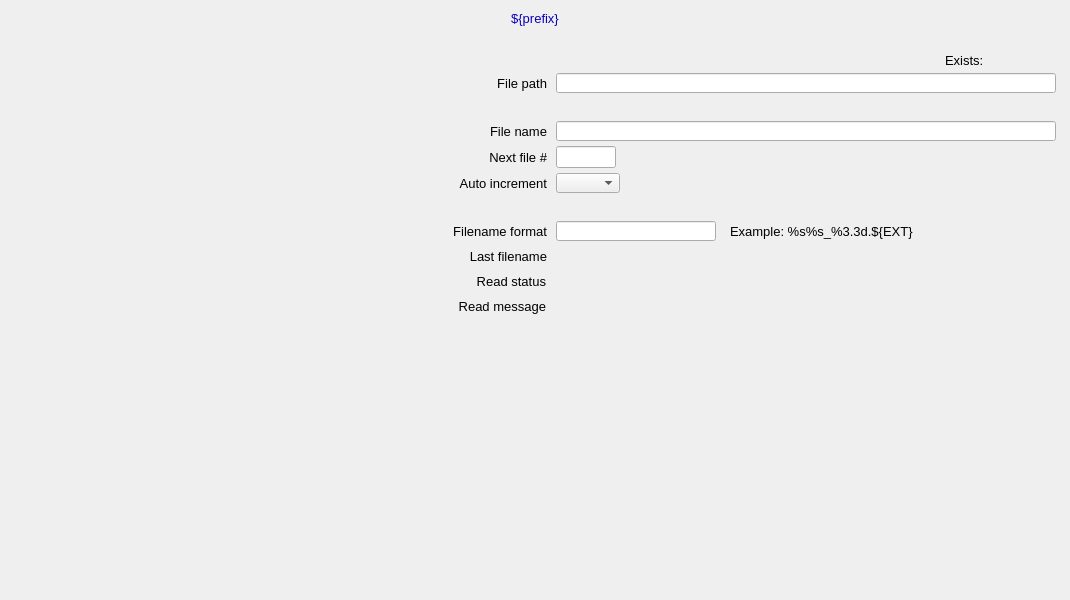
<?xml version="1.0" ?>
<ui version="4.0">
  <class>Dialog</class>
  <widget class="QWidget" name="screen">
    <property name="geometry">
      <rect>
        <x>360</x>
        <y>159</y>
        <width>1070</width>
        <height>600</height>
      </rect>
    </property>
    <property name="styleSheet">
      <string notr="true">QWidget#screen {
  color: rgb(0, 0, 0);
  background-color: rgb(187, 187, 187);
  }</string>
    </property>
    <property name="windowTitle">
      <string>NDProcessTIFF</string>
    </property>
    <widget class="PyDMDrawingRectangle" name="rectangle">
      <property name="geometry">
        <rect>
          <x>0</x>
          <y>5</y>
          <width>1070</width>
          <height>26</height>
        </rect>
      </property>
      <property name="brush" stdset="0">
        <brush brushstyle="SolidPattern">
          <color alpha="255">
            <red>218</red>
            <green>218</green>
            <blue>218</blue>
          </color>
        </brush>
      </property>
      <property name="penStyle" stdset="0">
        <enum>Qt::SolidLine</enum>
      </property>
      <property name="penColor" stdset="0">
        <color>
          <red>218</red>
          <green>218</green>
          <blue>218</blue>
        </color>
      </property>
      <property name="penWidth" stdset="0">
        <double>0</double>
      </property>
      <property name="penCapStyle" stdset="0">
        <enum>Qt::FlatCap</enum>
      </property>
      <property name="toolTip">
        <string>rectangle</string>
      </property>
    </widget>
    <widget class="QLabel" name="text">
      <property name="geometry">
        <rect>
          <x>0</x>
          <y>6</y>
          <width>1070</width>
          <height>25</height>
        </rect>
      </property>
      <property name="text">
        <string>${prefix}</string>
      </property>
      <property name="font" stdset="0">
        <font>
          <pointsize>10</pointsize>
        </font>
      </property>
      <property name="brush" stdset="0">
        <brush brushstyle="SolidPattern">
          <color alpha="255">
            <red>10</red>
            <green>0</green>
            <blue>184</blue>
          </color>
        </brush>
      </property>
      <property name="toolTip">
        <string>text</string>
      </property>
      <property name="alignment">
        <set>Qt::AlignCenter</set>
      </property>
      <property name="styleSheet">
        <string notr="true">QLabel#text {
  color: rgb(10, 0, 184);
  }</string>
      </property>
    </widget>
    <widget class="PyDMEmbeddedDisplay" name="composite">
      <property name="geometry">
        <rect>
          <x>5</x>
          <y>40</y>
          <width>380</width>
          <height>555</height>
        </rect>
      </property>
      <property name="toolTip">
        <string>composite</string>
      </property>
      <property name="filename" stdset="0">
        <string>PluginBase_V35.ui</string>
      </property>
    </widget>
    <widget class="PyDMDrawingRectangle" name="rectangle_1">
      <property name="geometry">
        <rect>
          <x>390</x>
          <y>40</y>
          <width>675</width>
          <height>280</height>
        </rect>
      </property>
      <property name="brush" stdset="0">
        <brush brushstyle="NoBrush">
          <color alpha="255">
            <red>0</red>
            <green>0</green>
            <blue>0</blue>
          </color>
        </brush>
      </property>
      <property name="penStyle" stdset="0">
        <enum>Qt::SolidLine</enum>
      </property>
      <property name="penColor" stdset="0">
        <color>
          <red>0</red>
          <green>0</green>
          <blue>0</blue>
        </color>
      </property>
      <property name="penWidth" stdset="0">
        <double>1</double>
      </property>
      <property name="penCapStyle" stdset="0">
        <enum>Qt::FlatCap</enum>
      </property>
      <property name="toolTip">
        <string>rectangle_1</string>
      </property>
    </widget>
    <widget class="QLabel" name="text_1">
      <property name="geometry">
        <rect>
          <x>417</x>
          <y>246</y>
          <width>130</width>
          <height>20</height>
        </rect>
      </property>
      <property name="text">
        <string>Last filename</string>
      </property>
      <property name="font" stdset="0">
        <font>
          <pointsize>10</pointsize>
        </font>
      </property>
      <property name="brush" stdset="0">
        <brush brushstyle="SolidPattern">
          <color alpha="255">
            <red>0</red>
            <green>0</green>
            <blue>0</blue>
          </color>
        </brush>
      </property>
      <property name="toolTip">
        <string>text_1</string>
      </property>
      <property name="alignment">
        <set>Qt::AlignRight|Qt::AlignTrailing|Qt::AlignVCenter</set>
      </property>
      <property name="styleSheet">
        <string notr="true">QLabel#text_1 {
  color: rgb(0, 0, 0);
  }</string>
      </property>
    </widget>
    <widget class="PyDMLabel" name="text_update">
      <property name="geometry">
        <rect>
          <x>556</x>
          <y>247</y>
          <width>500</width>
          <height>18</height>
        </rect>
      </property>
      <property name="toolTip">
        <string>PV: ${prefix}FullFileName_RBV</string>
      </property>
      <property name="channel" stdset="0">
        <string>ca://${prefix}FullFileName_RBV</string>
      </property>
      <property name="displayFormat" stdset="0">
        <enum>PyDMLabel::String</enum>
      </property>
      <property name="font" stdset="0">
        <font>
          <pointsize>10</pointsize>
        </font>
      </property>
      <property name="alignment">
        <set>Qt::AlignLeading|Qt::AlignLeft|Qt::AlignVCenter</set>
      </property>
      <property name="textInteractionFlags">
        <set>Qt::TextSelectableByKeyboard|Qt::TextSelectableByMouse</set>
      </property>
      <property name="styleSheet">
        <string notr="true">PyDMLabel#text_update {
  color: rgb(10, 0, 184);
  background-color: rgb(187, 187, 187);
  }</string>
      </property>
    </widget>
    <widget class="QLabel" name="text_2">
      <property name="geometry">
        <rect>
          <x>397</x>
          <y>221</y>
          <width>150</width>
          <height>20</height>
        </rect>
      </property>
      <property name="text">
        <string>Filename format</string>
      </property>
      <property name="font" stdset="0">
        <font>
          <pointsize>10</pointsize>
        </font>
      </property>
      <property name="brush" stdset="0">
        <brush brushstyle="SolidPattern">
          <color alpha="255">
            <red>0</red>
            <green>0</green>
            <blue>0</blue>
          </color>
        </brush>
      </property>
      <property name="toolTip">
        <string>text_2</string>
      </property>
      <property name="alignment">
        <set>Qt::AlignRight|Qt::AlignTrailing|Qt::AlignVCenter</set>
      </property>
      <property name="styleSheet">
        <string notr="true">QLabel#text_2 {
  color: rgb(0, 0, 0);
  }</string>
      </property>
    </widget>
    <widget class="PyDMLabel" name="text_update_1">
      <property name="geometry">
        <rect>
          <x>556</x>
          <y>198</y>
          <width>160</width>
          <height>18</height>
        </rect>
      </property>
      <property name="toolTip">
        <string>PV: ${prefix}FileTemplate_RBV</string>
      </property>
      <property name="channel" stdset="0">
        <string>ca://${prefix}FileTemplate_RBV</string>
      </property>
      <property name="displayFormat" stdset="0">
        <enum>PyDMLabel::String</enum>
      </property>
      <property name="font" stdset="0">
        <font>
          <pointsize>10</pointsize>
        </font>
      </property>
      <property name="alignment">
        <set>Qt::AlignLeading|Qt::AlignLeft|Qt::AlignVCenter</set>
      </property>
      <property name="textInteractionFlags">
        <set>Qt::TextSelectableByKeyboard|Qt::TextSelectableByMouse</set>
      </property>
      <property name="styleSheet">
        <string notr="true">PyDMLabel#text_update_1 {
  color: rgb(10, 0, 184);
  background-color: rgb(187, 187, 187);
  }</string>
      </property>
    </widget>
    <widget class="PyDMLineEdit" name="text_entry">
      <property name="geometry">
        <rect>
          <x>556</x>
          <y>221</y>
          <width>160</width>
          <height>20</height>
        </rect>
      </property>
      <property name="channel" stdset="0">
        <string>ca://${prefix}FileTemplate</string>
      </property>
      <property name="toolTip">
        <string>${prefix}FileTemplate</string>
      </property>
      <property name="displayFormat" stdset="0">
        <enum>PyDMLineEdit::String</enum>
      </property>
      <property name="font" stdset="0">
        <font>
          <pointsize>10</pointsize>
        </font>
      </property>
      <property name="styleSheet">
        <string notr="true">PyDMLineEdit#text_entry {
  color: rgb(0, 0, 0);
  background-color: rgb(115, 223, 255);
  border: 1px solid black;
  margin: 0px;
  padding: 0px;
  spacing: 0px;
  }</string>
      </property>
    </widget>
    <widget class="QLabel" name="text_3">
      <property name="geometry">
        <rect>
          <x>407</x>
          <y>173</y>
          <width>140</width>
          <height>20</height>
        </rect>
      </property>
      <property name="text">
        <string>Auto increment</string>
      </property>
      <property name="font" stdset="0">
        <font>
          <pointsize>10</pointsize>
        </font>
      </property>
      <property name="brush" stdset="0">
        <brush brushstyle="SolidPattern">
          <color alpha="255">
            <red>0</red>
            <green>0</green>
            <blue>0</blue>
          </color>
        </brush>
      </property>
      <property name="toolTip">
        <string>text_3</string>
      </property>
      <property name="alignment">
        <set>Qt::AlignRight|Qt::AlignTrailing|Qt::AlignVCenter</set>
      </property>
      <property name="styleSheet">
        <string notr="true">QLabel#text_3 {
  color: rgb(0, 0, 0);
  }</string>
      </property>
    </widget>
    <widget class="PyDMEnumComboBox" name="menu">
      <property name="geometry">
        <rect>
          <x>556</x>
          <y>173</y>
          <width>64</width>
          <height>20</height>
        </rect>
      </property>
      <property name="toolTip">
        <string>${prefix}AutoIncrement</string>
      </property>
      <property name="channel" stdset="0">
        <string>ca://${prefix}AutoIncrement</string>
      </property>
      <property name="font" stdset="0">
        <font>
          <pointsize>10</pointsize>
        </font>
      </property>
      <property name="styleSheet">
        <string notr="true">PyDMEnumComboBox#menu {
  color: rgb(0, 0, 0);
  background-color: rgb(115, 223, 255);
  }</string>
      </property>
    </widget>
    <widget class="PyDMLabel" name="text_update_2">
      <property name="geometry">
        <rect>
          <x>625</x>
          <y>174</y>
          <width>80</width>
          <height>18</height>
        </rect>
      </property>
      <property name="toolTip">
        <string>PV: ${prefix}AutoIncrement_RBV</string>
      </property>
      <property name="channel" stdset="0">
        <string>ca://${prefix}AutoIncrement_RBV</string>
      </property>
      <property name="displayFormat" stdset="0">
        <enum>PyDMLabel::String</enum>
      </property>
      <property name="font" stdset="0">
        <font>
          <pointsize>10</pointsize>
        </font>
      </property>
      <property name="alignment">
        <set>Qt::AlignLeading|Qt::AlignLeft|Qt::AlignVCenter</set>
      </property>
      <property name="textInteractionFlags">
        <set>Qt::TextSelectableByKeyboard|Qt::TextSelectableByMouse</set>
      </property>
      <property name="styleSheet">
        <string notr="true">PyDMLabel#text_update_2 {
  color: rgb(10, 0, 184);
  background-color: rgb(187, 187, 187);
  }</string>
      </property>
    </widget>
    <widget class="QLabel" name="text_4">
      <property name="geometry">
        <rect>
          <x>437</x>
          <y>147</y>
          <width>110</width>
          <height>20</height>
        </rect>
      </property>
      <property name="text">
        <string>Next file #</string>
      </property>
      <property name="font" stdset="0">
        <font>
          <pointsize>10</pointsize>
        </font>
      </property>
      <property name="brush" stdset="0">
        <brush brushstyle="SolidPattern">
          <color alpha="255">
            <red>0</red>
            <green>0</green>
            <blue>0</blue>
          </color>
        </brush>
      </property>
      <property name="toolTip">
        <string>text_4</string>
      </property>
      <property name="alignment">
        <set>Qt::AlignRight|Qt::AlignTrailing|Qt::AlignVCenter</set>
      </property>
      <property name="styleSheet">
        <string notr="true">QLabel#text_4 {
  color: rgb(0, 0, 0);
  }</string>
      </property>
    </widget>
    <widget class="PyDMLineEdit" name="text_entry_1">
      <property name="geometry">
        <rect>
          <x>556</x>
          <y>146</y>
          <width>60</width>
          <height>22</height>
        </rect>
      </property>
      <property name="channel" stdset="0">
        <string>ca://${prefix}FileNumber</string>
      </property>
      <property name="toolTip">
        <string>${prefix}FileNumber</string>
      </property>
      <property name="font" stdset="0">
        <font>
          <pointsize>10</pointsize>
        </font>
      </property>
      <property name="styleSheet">
        <string notr="true">PyDMLineEdit#text_entry_1 {
  color: rgb(0, 0, 0);
  background-color: rgb(115, 223, 255);
  border: 1px solid black;
  margin: 0px;
  padding: 0px;
  spacing: 0px;
  }</string>
      </property>
    </widget>
    <widget class="PyDMLabel" name="text_update_3">
      <property name="geometry">
        <rect>
          <x>621</x>
          <y>148</y>
          <width>80</width>
          <height>18</height>
        </rect>
      </property>
      <property name="toolTip">
        <string>PV: ${prefix}FileNumber_RBV</string>
      </property>
      <property name="channel" stdset="0">
        <string>ca://${prefix}FileNumber_RBV</string>
      </property>
      <property name="font" stdset="0">
        <font>
          <pointsize>10</pointsize>
        </font>
      </property>
      <property name="alignment">
        <set>Qt::AlignLeading|Qt::AlignLeft|Qt::AlignVCenter</set>
      </property>
      <property name="textInteractionFlags">
        <set>Qt::TextSelectableByKeyboard|Qt::TextSelectableByMouse</set>
      </property>
      <property name="styleSheet">
        <string notr="true">PyDMLabel#text_update_3 {
  color: rgb(10, 0, 184);
  background-color: rgb(187, 187, 187);
  }</string>
      </property>
    </widget>
    <widget class="QLabel" name="text_5">
      <property name="geometry">
        <rect>
          <x>457</x>
          <y>121</y>
          <width>90</width>
          <height>20</height>
        </rect>
      </property>
      <property name="text">
        <string>File name</string>
      </property>
      <property name="font" stdset="0">
        <font>
          <pointsize>10</pointsize>
        </font>
      </property>
      <property name="brush" stdset="0">
        <brush brushstyle="SolidPattern">
          <color alpha="255">
            <red>0</red>
            <green>0</green>
            <blue>0</blue>
          </color>
        </brush>
      </property>
      <property name="toolTip">
        <string>text_5</string>
      </property>
      <property name="alignment">
        <set>Qt::AlignRight|Qt::AlignTrailing|Qt::AlignVCenter</set>
      </property>
      <property name="styleSheet">
        <string notr="true">QLabel#text_5 {
  color: rgb(0, 0, 0);
  }</string>
      </property>
    </widget>
    <widget class="PyDMLineEdit" name="text_entry_2">
      <property name="geometry">
        <rect>
          <x>556</x>
          <y>121</y>
          <width>500</width>
          <height>20</height>
        </rect>
      </property>
      <property name="channel" stdset="0">
        <string>ca://${prefix}FileName</string>
      </property>
      <property name="toolTip">
        <string>${prefix}FileName</string>
      </property>
      <property name="displayFormat" stdset="0">
        <enum>PyDMLineEdit::String</enum>
      </property>
      <property name="font" stdset="0">
        <font>
          <pointsize>10</pointsize>
        </font>
      </property>
      <property name="styleSheet">
        <string notr="true">PyDMLineEdit#text_entry_2 {
  color: rgb(0, 0, 0);
  background-color: rgb(115, 223, 255);
  border: 1px solid black;
  margin: 0px;
  padding: 0px;
  spacing: 0px;
  }</string>
      </property>
    </widget>
    <widget class="PyDMLabel" name="text_update_4">
      <property name="geometry">
        <rect>
          <x>556</x>
          <y>98</y>
          <width>175</width>
          <height>18</height>
        </rect>
      </property>
      <property name="toolTip">
        <string>PV: ${prefix}FileName_RBV</string>
      </property>
      <property name="channel" stdset="0">
        <string>ca://${prefix}FileName_RBV</string>
      </property>
      <property name="displayFormat" stdset="0">
        <enum>PyDMLabel::String</enum>
      </property>
      <property name="font" stdset="0">
        <font>
          <pointsize>10</pointsize>
        </font>
      </property>
      <property name="alignment">
        <set>Qt::AlignLeading|Qt::AlignLeft|Qt::AlignVCenter</set>
      </property>
      <property name="textInteractionFlags">
        <set>Qt::TextSelectableByKeyboard|Qt::TextSelectableByMouse</set>
      </property>
      <property name="styleSheet">
        <string notr="true">PyDMLabel#text_update_4 {
  color: rgb(10, 0, 184);
  background-color: rgb(187, 187, 187);
  }</string>
      </property>
    </widget>
    <widget class="PyDMLabel" name="text_update_5">
      <property name="geometry">
        <rect>
          <x>556</x>
          <y>50</y>
          <width>385</width>
          <height>18</height>
        </rect>
      </property>
      <property name="toolTip">
        <string>PV: ${prefix}FilePath_RBV</string>
      </property>
      <property name="channel" stdset="0">
        <string>ca://${prefix}FilePath_RBV</string>
      </property>
      <property name="displayFormat" stdset="0">
        <enum>PyDMLabel::String</enum>
      </property>
      <property name="font" stdset="0">
        <font>
          <pointsize>10</pointsize>
        </font>
      </property>
      <property name="alignment">
        <set>Qt::AlignLeading|Qt::AlignLeft|Qt::AlignVCenter</set>
      </property>
      <property name="textInteractionFlags">
        <set>Qt::TextSelectableByKeyboard|Qt::TextSelectableByMouse</set>
      </property>
      <property name="styleSheet">
        <string notr="true">PyDMLabel#text_update_5 {
  color: rgb(10, 0, 184);
  background-color: rgb(187, 187, 187);
  }</string>
      </property>
    </widget>
    <widget class="QLabel" name="text_6">
      <property name="geometry">
        <rect>
          <x>457</x>
          <y>73</y>
          <width>90</width>
          <height>20</height>
        </rect>
      </property>
      <property name="text">
        <string>File path</string>
      </property>
      <property name="font" stdset="0">
        <font>
          <pointsize>10</pointsize>
        </font>
      </property>
      <property name="brush" stdset="0">
        <brush brushstyle="SolidPattern">
          <color alpha="255">
            <red>0</red>
            <green>0</green>
            <blue>0</blue>
          </color>
        </brush>
      </property>
      <property name="toolTip">
        <string>text_6</string>
      </property>
      <property name="alignment">
        <set>Qt::AlignRight|Qt::AlignTrailing|Qt::AlignVCenter</set>
      </property>
      <property name="styleSheet">
        <string notr="true">QLabel#text_6 {
  color: rgb(0, 0, 0);
  }</string>
      </property>
    </widget>
    <widget class="PyDMLineEdit" name="text_entry_3">
      <property name="geometry">
        <rect>
          <x>556</x>
          <y>73</y>
          <width>500</width>
          <height>20</height>
        </rect>
      </property>
      <property name="channel" stdset="0">
        <string>ca://${prefix}FilePath</string>
      </property>
      <property name="toolTip">
        <string>${prefix}FilePath</string>
      </property>
      <property name="displayFormat" stdset="0">
        <enum>PyDMLineEdit::String</enum>
      </property>
      <property name="font" stdset="0">
        <font>
          <pointsize>10</pointsize>
        </font>
      </property>
      <property name="styleSheet">
        <string notr="true">PyDMLineEdit#text_entry_3 {
  color: rgb(0, 0, 0);
  background-color: rgb(115, 223, 255);
  border: 1px solid black;
  margin: 0px;
  padding: 0px;
  spacing: 0px;
  }</string>
      </property>
    </widget>
    <widget class="QLabel" name="text_7">
      <property name="geometry">
        <rect>
          <x>945</x>
          <y>50</y>
          <width>70</width>
          <height>20</height>
        </rect>
      </property>
      <property name="text">
        <string>Exists:</string>
      </property>
      <property name="font" stdset="0">
        <font>
          <pointsize>10</pointsize>
        </font>
      </property>
      <property name="brush" stdset="0">
        <brush brushstyle="SolidPattern">
          <color alpha="255">
            <red>0</red>
            <green>0</green>
            <blue>0</blue>
          </color>
        </brush>
      </property>
      <property name="toolTip">
        <string>text_7</string>
      </property>
      <property name="alignment">
        <set>Qt::AlignLeading|Qt::AlignLeft|Qt::AlignVCenter</set>
      </property>
      <property name="styleSheet">
        <string notr="true">QLabel#text_7 {
  color: rgb(0, 0, 0);
  }</string>
      </property>
    </widget>
    <widget class="PyDMLabel" name="text_update_6">
      <property name="geometry">
        <rect>
          <x>1020</x>
          <y>50</y>
          <width>40</width>
          <height>20</height>
        </rect>
      </property>
      <property name="toolTip">
        <string>PV: ${prefix}FilePathExists_RBV</string>
      </property>
      <property name="channel" stdset="0">
        <string>ca://${prefix}FilePathExists_RBV</string>
      </property>
      <property name="displayFormat" stdset="0">
        <enum>PyDMLabel::String</enum>
      </property>
      <property name="font" stdset="0">
        <font>
          <pointsize>10</pointsize>
        </font>
      </property>
      <property name="alignment">
        <set>Qt::AlignLeading|Qt::AlignLeft|Qt::AlignVCenter</set>
      </property>
      <property name="textInteractionFlags">
        <set>Qt::TextSelectableByKeyboard|Qt::TextSelectableByMouse</set>
      </property>
      <property name="styleSheet">
        <string notr="true">PyDMLabel#text_update_6 {
  color: rgb(0, 0, 0);
  background-color: rgb(218, 218, 218);
  }</string>
      </property>
    </widget>
    <widget class="QLabel" name="text_8">
      <property name="geometry">
        <rect>
          <x>730</x>
          <y>221</y>
          <width>260</width>
          <height>20</height>
        </rect>
      </property>
      <property name="text">
        <string>Example: %s%s_%3.3d.${EXT}</string>
      </property>
      <property name="font" stdset="0">
        <font>
          <pointsize>10</pointsize>
        </font>
      </property>
      <property name="brush" stdset="0">
        <brush brushstyle="SolidPattern">
          <color alpha="255">
            <red>0</red>
            <green>0</green>
            <blue>0</blue>
          </color>
        </brush>
      </property>
      <property name="toolTip">
        <string>text_8</string>
      </property>
      <property name="alignment">
        <set>Qt::AlignLeading|Qt::AlignLeft|Qt::AlignVCenter</set>
      </property>
      <property name="styleSheet">
        <string notr="true">QLabel#text_8 {
  color: rgb(0, 0, 0);
  }</string>
      </property>
    </widget>
    <widget class="PyDMFrame" name="composite_1">
      <property name="geometry">
        <rect>
          <x>426</x>
          <y>271</y>
          <width>634</width>
          <height>45</height>
        </rect>
      </property>
      <widget class="QLabel" name="text_9">
        <property name="geometry">
          <rect>
            <x>10</x>
            <y>0</y>
            <width>110</width>
            <height>20</height>
          </rect>
        </property>
        <property name="text">
          <string>Read status</string>
        </property>
        <property name="font" stdset="0">
          <font>
            <pointsize>10</pointsize>
          </font>
        </property>
        <property name="brush" stdset="0">
          <brush brushstyle="SolidPattern">
            <color alpha="255">
              <red>0</red>
              <green>0</green>
              <blue>0</blue>
            </color>
          </brush>
        </property>
        <property name="toolTip">
          <string>text_9</string>
        </property>
        <property name="alignment">
          <set>Qt::AlignRight|Qt::AlignTrailing|Qt::AlignVCenter</set>
        </property>
        <property name="styleSheet">
          <string notr="true">QLabel#text_9 {
  color: rgb(0, 0, 0);
  }</string>
        </property>
      </widget>
      <widget class="PyDMLabel" name="text_update_7">
        <property name="geometry">
          <rect>
            <x>129</x>
            <y>0</y>
            <width>120</width>
            <height>20</height>
          </rect>
        </property>
        <property name="toolTip">
          <string>PV: ${prefix}WriteStatus</string>
        </property>
        <property name="channel" stdset="0">
          <string>ca://${prefix}WriteStatus</string>
        </property>
        <property name="displayFormat" stdset="0">
          <enum>PyDMLabel::String</enum>
        </property>
        <property name="font" stdset="0">
          <font>
            <pointsize>10</pointsize>
          </font>
        </property>
        <property name="alignment">
          <set>Qt::AlignLeading|Qt::AlignLeft|Qt::AlignVCenter</set>
        </property>
        <property name="textInteractionFlags">
          <set>Qt::TextSelectableByKeyboard|Qt::TextSelectableByMouse</set>
        </property>
        <property name="styleSheet">
          <string notr="true">PyDMLabel#text_update_7 {
  color: rgb(40, 147, 21);
  background-color: rgb(187, 187, 187);
  }</string>
        </property>
      </widget>
      <widget class="QLabel" name="text_10">
        <property name="geometry">
          <rect>
            <x>0</x>
            <y>25</y>
            <width>120</width>
            <height>20</height>
          </rect>
        </property>
        <property name="text">
          <string>Read message</string>
        </property>
        <property name="font" stdset="0">
          <font>
            <pointsize>10</pointsize>
          </font>
        </property>
        <property name="brush" stdset="0">
          <brush brushstyle="SolidPattern">
            <color alpha="255">
              <red>0</red>
              <green>0</green>
              <blue>0</blue>
            </color>
          </brush>
        </property>
        <property name="toolTip">
          <string>text_10</string>
        </property>
        <property name="alignment">
          <set>Qt::AlignRight|Qt::AlignTrailing|Qt::AlignVCenter</set>
        </property>
        <property name="styleSheet">
          <string notr="true">QLabel#text_10 {
  color: rgb(0, 0, 0);
  }</string>
        </property>
      </widget>
      <widget class="PyDMLabel" name="text_update_8">
        <property name="geometry">
          <rect>
            <x>129</x>
            <y>28</y>
            <width>505</width>
            <height>14</height>
          </rect>
        </property>
        <property name="toolTip">
          <string>PV: ${prefix}WriteMessage</string>
        </property>
        <property name="channel" stdset="0">
          <string>ca://${prefix}WriteMessage</string>
        </property>
        <property name="displayFormat" stdset="0">
          <enum>PyDMLabel::String</enum>
        </property>
        <property name="font" stdset="0">
          <font>
            <pointsize>8</pointsize>
          </font>
        </property>
        <property name="alignment">
          <set>Qt::AlignLeading|Qt::AlignLeft|Qt::AlignVCenter</set>
        </property>
        <property name="textInteractionFlags">
          <set>Qt::TextSelectableByKeyboard|Qt::TextSelectableByMouse</set>
        </property>
        <property name="styleSheet">
          <string notr="true">PyDMLabel#text_update_8 {
  color: rgb(253, 0, 0);
  background-color: rgb(218, 218, 218);
  }</string>
        </property>
      </widget>
    </widget>
  </widget>
  <customwidgets>
    <customwidget>
      <class>PyDMDrawingRectangle</class>
      <extends>QWidget</extends>
      <header>pydm.widgets.drawing</header>
    </customwidget>
    <customwidget>
      <class>PyDMLabel</class>
      <extends>QLabel</extends>
      <header>pydm.widgets.label</header>
    </customwidget>
    <customwidget>
      <class>PyDMEmbeddedDisplay</class>
      <extends>QFrame</extends>
      <header>pydm.widgets.embedded_display</header>
    </customwidget>
    <customwidget>
      <class>PyDMLineEdit</class>
      <extends>QLineEdit</extends>
      <header>pydm.widgets.line_edit</header>
    </customwidget>
    <customwidget>
      <class>PyDMEnumComboBox</class>
      <extends>QComboBox</extends>
      <header>pydm.widgets.enum_combo_box</header>
    </customwidget>
    <customwidget>
      <class>PyDMFrame</class>
      <extends>QFrame</extends>
      <header>pydm.widgets.frame</header>
    </customwidget>
  </customwidgets>
</ui>
